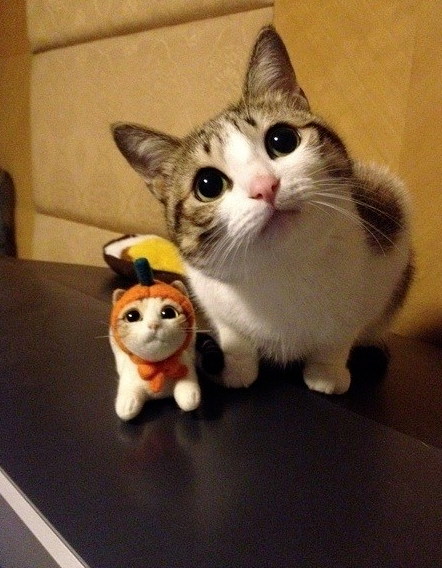
//> input picture csdn_tutorials/7.png, 442 x 568 px
$ ./opencv_10_3   (built with g++ and OpenCV 4)
//> lines starting //> are read from the running program, lines starting //| are printed output that depends on the picture

//-----------------------------------【程序说明】----------------------------------------------
//            程序名称:：《【OpenCV入门教程之十】形态学图像处理（一）：膨胀与腐蚀  》 博文配套源码
//            开发所用IDE版本：Visual Studio 2010
//          开发所用OpenCV版本： 2.4.8
//            2014年4月14日 Create by 浅墨
//            浅墨的微博：@浅墨_毛星云
//------------------------------------------------------------------------------------------------

//-----------------------------------【头文件包含部分】---------------------------------------
//            描述：包含程序所依赖的头文件
//----------------------------------------------------------------------------------------------
#include <opencv2/opencv.hpp>
#include <opencv2/highgui/highgui.hpp>
#include <opencv2/imgproc/imgproc.hpp>
#include <iostream>

//-----------------------------------【命名空间声明部分】---------------------------------------
//            描述：包含程序所使用的命名空间
//-----------------------------------------------------------------------------------------------
using namespace std;
using namespace cv;

//-----------------------------------【全局变量声明部分】--------------------------------------
//            描述：全局变量声明
//-----------------------------------------------------------------------------------------------
Mat g_srcImage, g_dstImage;   //原始图和效果图
int g_nTrackbarNumer = 0;     //0表示腐蚀erode, 1表示膨胀dilate
int g_nStructElementSize = 3; //结构元素(内核矩阵)的尺寸

//-----------------------------------【全局函数声明部分】--------------------------------------
//            描述：全局函数声明
//-----------------------------------------------------------------------------------------------
void Process();                         //膨胀和腐蚀的处理函数
void on_TrackbarNumChange(int, void *); //回调函数
void on_ElementSizeChange(int, void *); //回调函数

//-----------------------------------【main( )函数】--------------------------------------------
//            描述：控制台应用程序的入口函数，我们的程序从这里开始
//-----------------------------------------------------------------------------------------------
int main()
{

    //载入原图
    g_srcImage = imread("7.png");
//> g_srcImage is the input picture: 568 rows x 442 cols, CV_8UC3; mean B, G, R 54.7, 83.5, 110.9
    if (!g_srcImage.data)
    {
        printf("Oh，no，读取srcImage错误~！\n");
        return false;
    }

    //显示原始图
    namedWindow("【原始图】");
    imshow("【原始图】", g_srcImage);

    //进行初次腐蚀操作并显示效果图
    namedWindow("【效果图】");
    //获取自定义核
    Mat element = getStructuringElement(MORPH_RECT, Size(2 * g_nStructElementSize + 1, 2 * g_nStructElementSize + 1), Point(g_nStructElementSize, g_nStructElementSize));
    erode(g_srcImage, g_dstImage, element);
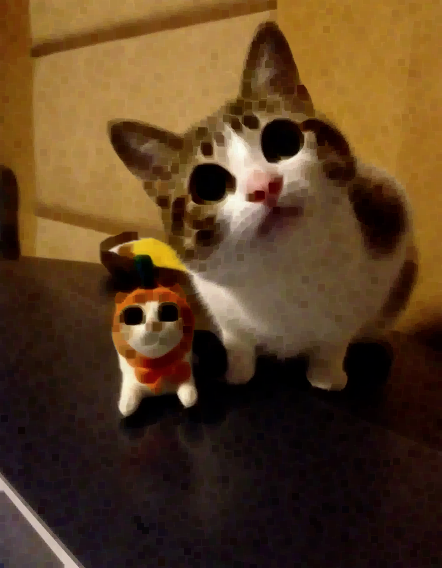
//> g_dstImage: 568 rows x 442 cols, CV_8UC3; mean B, G, R 34.2, 62.4, 89.4
    imshow("【效果图】", g_dstImage);

    //创建轨迹条
    createTrackbar("膨胀/腐蚀", "【效果图】", &g_nTrackbarNumer, 1, on_TrackbarNumChange);
//> slider '膨胀/腐蚀' is set to 1
    createTrackbar("内核尺寸", "【效果图】", &g_nStructElementSize, 21, on_ElementSizeChange);

    waitKey(0);

    return 0;
}

//-----------------------------【Process( )函数】------------------------------------
//            描述：进行自定义的腐蚀和膨胀操作
//-----------------------------------------------------------------------------------------
void Process()
{
    //获取自定义核
    Mat element = getStructuringElement(MORPH_RECT, Size(2 * g_nStructElementSize + 1, 2 * g_nStructElementSize + 1), Point(g_nStructElementSize, g_nStructElementSize));

    //进行腐蚀或膨胀操作
    if (g_nTrackbarNumer == 0)
    {
        erode(g_srcImage, g_dstImage, element);
    }
    else
    {
        dilate(g_srcImage, g_dstImage, element);
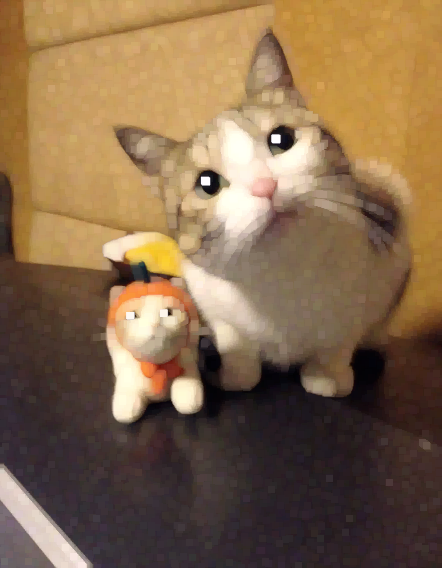
//> g_dstImage: 568 rows x 442 cols, CV_8UC3; mean B, G, R 75.7, 104.5, 131.8
    }

    //显示效果图
    imshow("【效果图】", g_dstImage);
}

//-----------------------------【on_TrackbarNumChange( )函数】------------------------------------
//            描述：腐蚀和膨胀之间切换开关的回调函数
//-----------------------------------------------------------------------------------------------------
void on_TrackbarNumChange(int, void *)
{
    //腐蚀和膨胀之间效果已经切换，回调函数体内需调用一次Process函数，使改变后的效果立即生效并显示出来
    Process();
}

//-----------------------------【on_ElementSizeChange( )函数】-------------------------------------
//            描述：腐蚀和膨胀操作内核改变时的回调函数
//-----------------------------------------------------------------------------------------------------
void on_ElementSizeChange(int, void *)
{
    //内核尺寸已改变，回调函数体内需调用一次Process函数，使改变后的效果立即生效并显示出来
    Process();
}

$ run again, with csdn_tutorials/10.png copied over csdn_tutorials/7.png
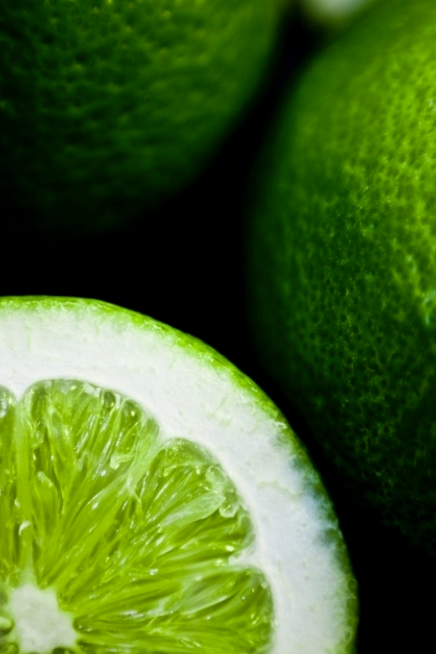
//> input picture csdn_tutorials/10.png, 436 x 654 px
//> g_srcImage is the input picture: 654 rows x 436 cols, CV_8UC3; mean B, G, R 36.1, 101.2, 70.8
//> `erode(g_srcImage, g_dstImage, element);`:
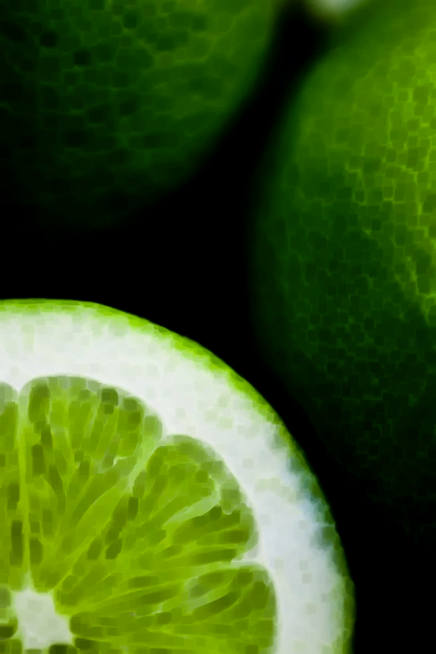
//> g_dstImage: 654 rows x 436 cols, CV_8UC3; mean B, G, R 28.1, 89.2, 60.9
//> in Process, `dilate(g_srcImage, g_dstImage, element);`:
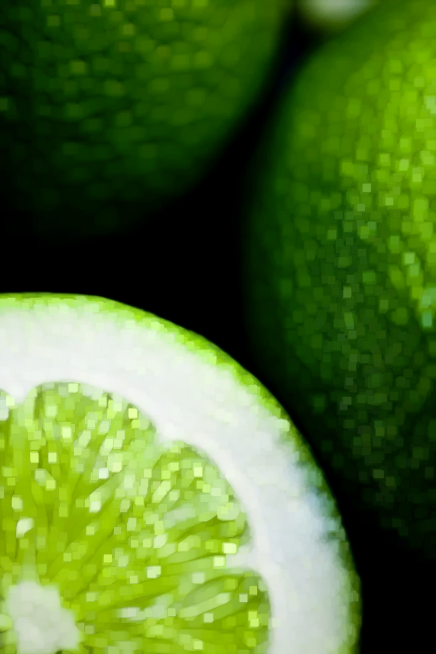
//> g_dstImage: 654 rows x 436 cols, CV_8UC3; mean B, G, R 47.2, 114.2, 82.2

$ run again, with csdn_tutorials/11.png copied over csdn_tutorials/7.png
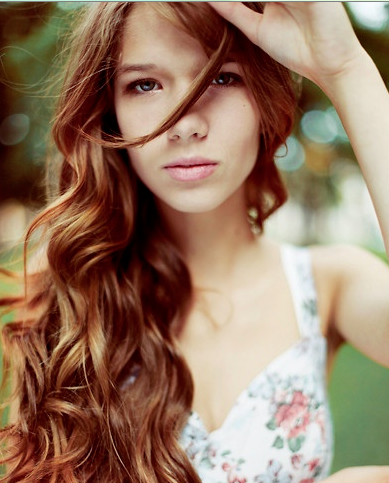
//> input picture csdn_tutorials/11.png, 389 x 483 px
//> g_srcImage is the input picture: 483 rows x 389 cols, CV_8UC3; mean B, G, R 99.9, 121.3, 150.1
//> `erode(g_srcImage, g_dstImage, element);`:
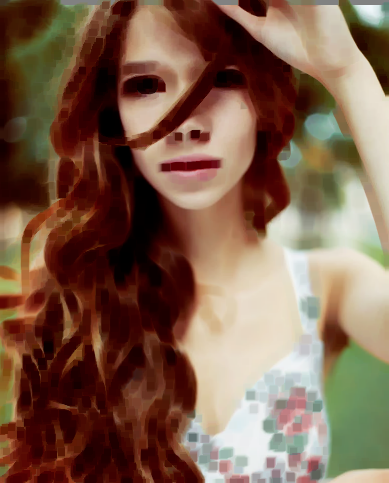
//> g_dstImage: 483 rows x 389 cols, CV_8UC3; mean B, G, R 77.2, 96, 126.1
//> in Process, `dilate(g_srcImage, g_dstImage, element);`:
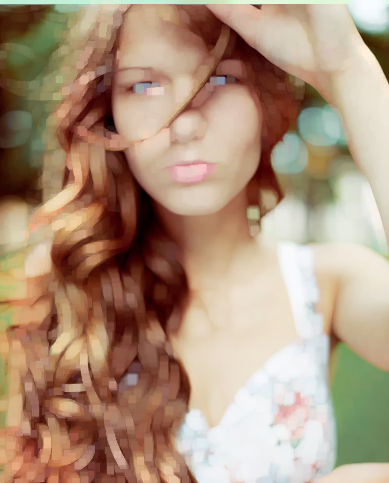
//> g_dstImage: 483 rows x 389 cols, CV_8UC3; mean B, G, R 124.8, 147.4, 173.5
